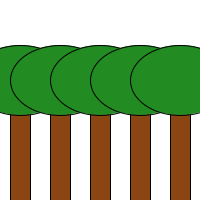
Frame 1 (no input)
Frame 60 (the mouse pressed at the canvas centre just before this capture): identical to frame 1, image omitted
Frame 120 (the mouse held since frame 60 and released just before this capture): identical to frame 1, image omitted

The Processing sketch that drew this single still picture (run headless with seeded random() and noise(); from frame 60 on, the mouse is pressed at the canvas centre):

// Processing sketch: Opdracht_9_10
// ── Opdracht_9_10.pde
void setup(){
  size(200,200);
}

void draw(){
  background(255,255,255);
 tekenBos();
}

void tekenBoom(int x,int y){
  //Stam
    fill(139, 69, 19);
    rect(x-10,y-40,20,100);
    
  //blad
    fill(34, 139, 34);
    ellipse(x,y-60,100,70);
}

void tekenBos(){
for(int x = 20; x <= 180; x += 40){
tekenBoom(x,140);
}
}
